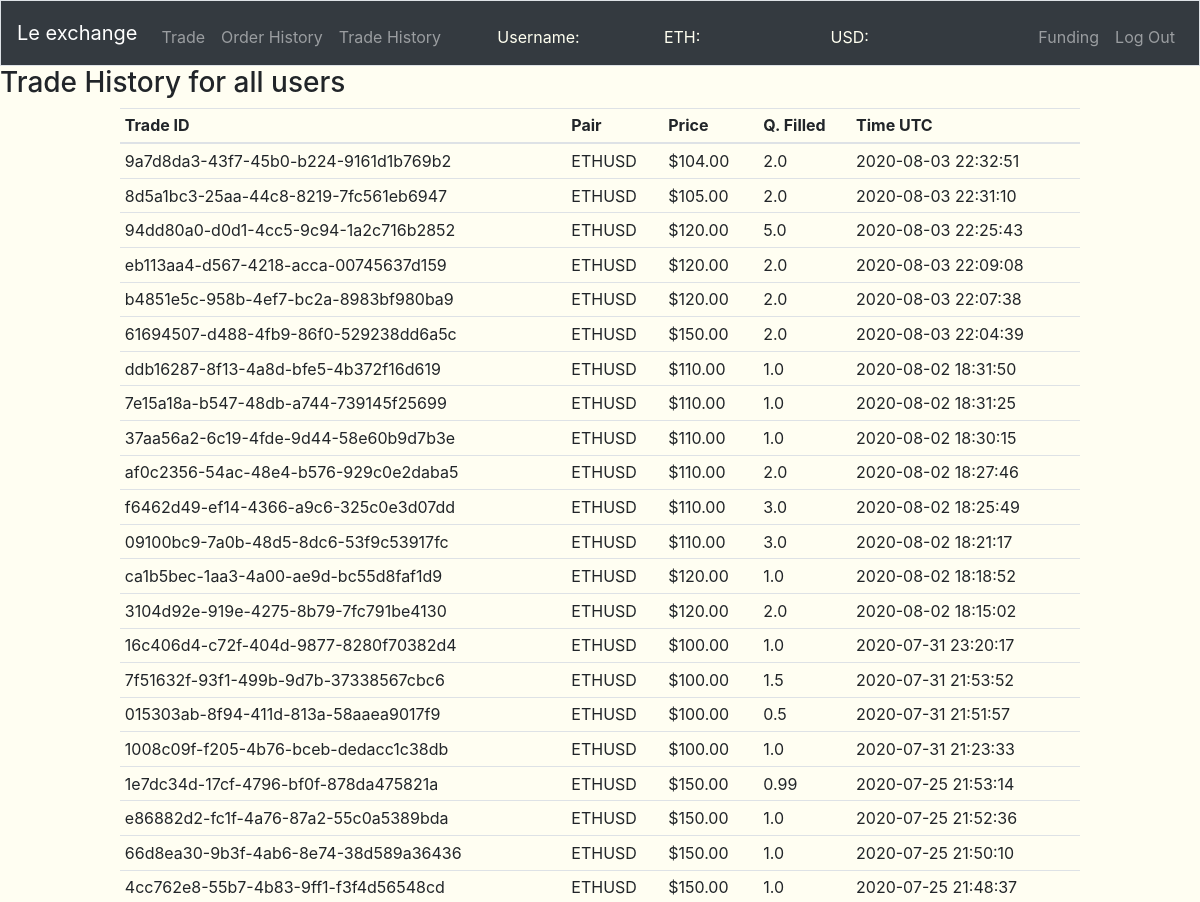
/trade-history (signed in, upper part), run on an earlier commit of the app's database.
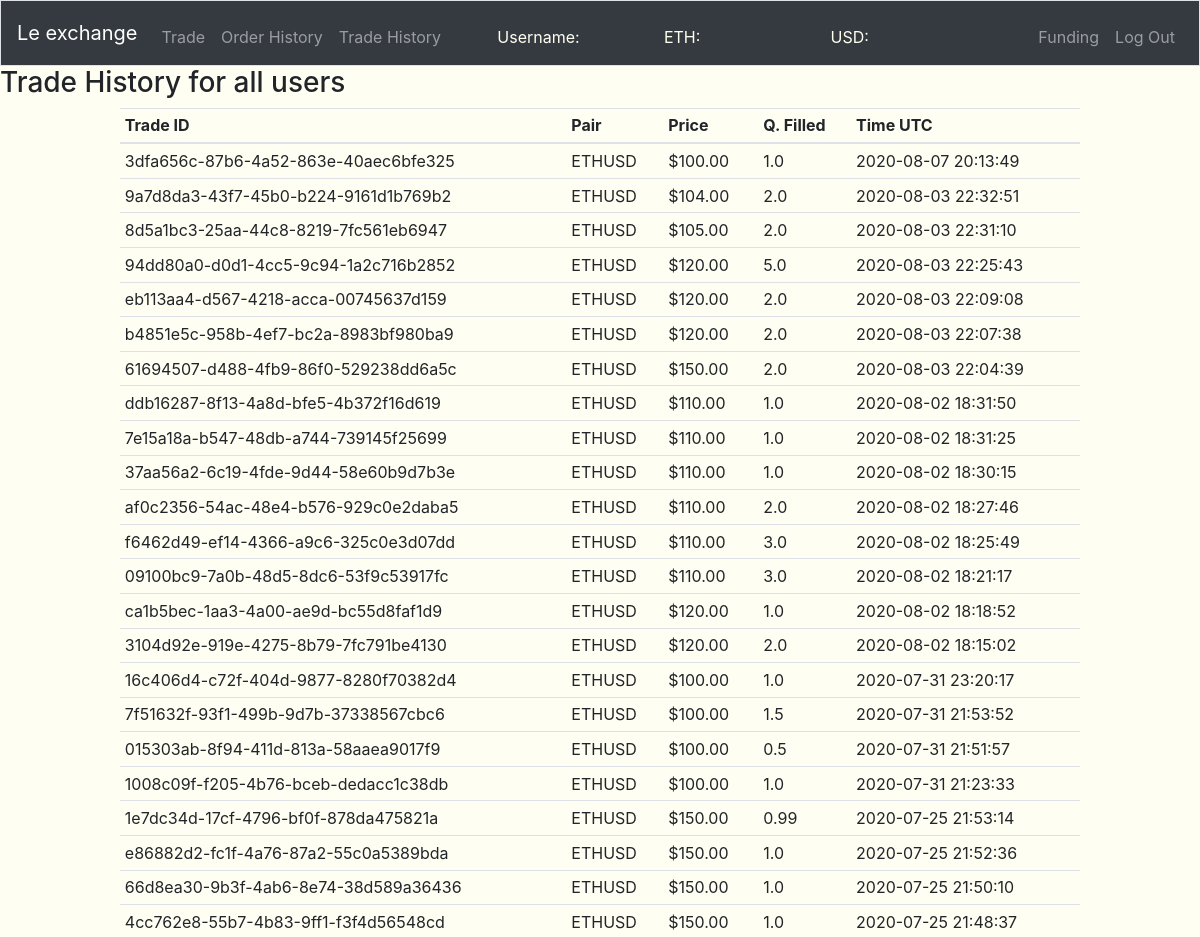
And on a later commit of the database.
### tables this page shows
CREATE TABLE "trade_history" (
	"trade_id"	VARCHAR(255),
	"pair"	VARCHAR(255) NOT NULL,
	"price"	REAL NOT NULL,
	"quantity"	REAL NOT NULL,
	"taker_order"	VARCHAR(255) NOT NULL,
	"maker_order"	VARCHAR(255) NOT NULL,
	"time"	INTEGER NOT NULL,
	PRIMARY KEY("trade_id")
);

### views.py (the view)
@app.route('/trade-history', methods=["GET"])
@login_required
def trade_history():
    trade_history = db.execute(
        "SELECT * FROM trade_history ORDER BY time DESC")
    return render_template("trade_history.html", trade_history=trade_history)

### app.py (called while the page is built)
@app.after_request
def after_request(response):
    response.headers["Cache-Control"] = "no-cache, no-store, must-revalidate"
    response.headers["Expires"] = 0
    response.headers["Pragma"] = "no-cache"
    return response

### helper.py (called while the page is built)
def login_required(f):
    @wraps(f)
    def decorated_function(*args, **kwargs):
        if session.get("user_id") is None:
            return redirect("/login"), 403
        return f(*args, **kwargs)
    return decorated_function

def usd(value):
    return f"${value:,.2f}"

def timeformater(time):
    return datetime.datetime.utcfromtimestamp(time)

### templates/trade_history.html (shortened to what this page needs)
{% extends "layout.html" %}
{% block main %}
<h3>Trade History for all users</h3>
<table class="table table-hover table-sm" style="width: 80%; margin-left: auto; margin-right: auto;">
  <thead s>
    <tr>
      <th scope="col">Trade ID</th>
      <th scope="col">Pair</th>
      <th scope="col">Price</th>
      <th scope="col">Q. Filled</th>
      <th scope="col">Time UTC</th>
    </tr>
  </thead>
  <tbody>
    {% for i in trade_history %}
      <tr>
        <td>{{i.trade_id}}</td>
        <td>{{i.pair}}</td>
        <td>{{i.price|usd}}</td>
        <td>{{i.quantity}}</td>
        <td>{{i.time|timeformater}}</td>
      </tr>
    {% endfor %}
  </tbody>
</table>
{% endblock %}

What changed in the data, as far as the page shows it:
added trade_history: trade_id "3dfa656c-87b6-4a52-863e-40aec6bfe325", pair "ETHUSD", price "$100.00", quantity "1.0", time "2020-08-07 20:13:49"
